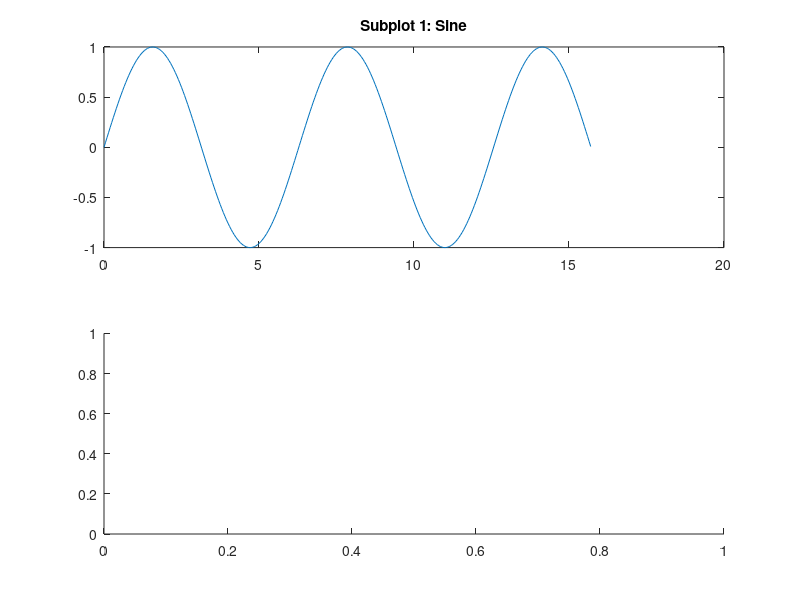

The MATLAB script that drew this image: (Note: this script raises an error after producing the figure.)
x = 0:0.05:5*pi;
y = sin(x);

% figure;
% plot(x,y,'b--');
% title('Sine wave');
% xlabel('Time(s)');
% ylabel('Amplitude');
% axis([0 2*pi -1.2 1.2]); 

% y2=cos(x);
% figure;
% plot(x,y,'b--','DisplayName','sin(x)');
% hold on;
% plot(x,y2,'r--','DisplayName','cos(x)');
% hold off;
% legend;

figure;
subplot(2, 1, 1);
plot(x, y);
title('Subplot 1: Sine');

subplot(2, 1, 2);
plot(x, y2);
title('Subplot 2: Cosine');
